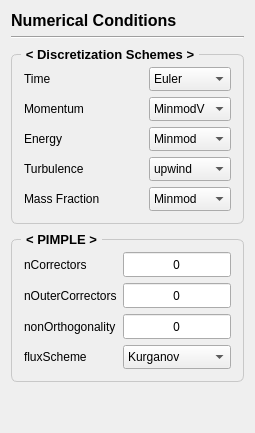
         <widget class="QWidget" name="page_numerical_conditions">
          <layout class="QVBoxLayout" name="verticalLayout_7">
           <item>
            <widget class="QLabel" name="label_8">
             <property name="font">
              <font>
               <pointsize>12</pointsize>
               <bold>true</bold>
              </font>
             </property>
             <property name="text">
              <string>Numerical Conditions</string>
             </property>
            </widget>
           </item>
           <item>
            <widget class="Line" name="line_4">
             <property name="orientation">
              <enum>Qt::Orientation::Horizontal</enum>
             </property>
            </widget>
           </item>
           <item>
            <widget class="QGroupBox" name="groupBox_8">
             <property name="font">
              <font>
               <pointsize>10</pointsize>
               <bold>true</bold>
              </font>
             </property>
             <property name="styleSheet">
              <string notr="true">QGroupBox {
    border: 1px solid;
    border-radius: 6;
    margin-top: 9;
    border-color : #c8c8c8;
	padding: 3;   
}
QGroupBox::title {
    subcontrol-origin: margin;
    subcontrol-position: top left;
    left: 10;
    padding: 2 3;
}</string>
             </property>
             <property name="title">
              <string>&lt; Discretization Schemes &gt;</string>
             </property>
             <layout class="QGridLayout" name="gridLayout_15" columnstretch="2,1">
              <item row="3" column="1">
               <widget class="QComboBox" name="combo_numerical_4">
                <property name="minimumSize">
                 <size>
                  <width>0</width>
                  <height>24</height>
                 </size>
                </property>
                <property name="font">
                 <font>
                  <pointsize>9</pointsize>
                 </font>
                </property>
                <item>
                 <property name="text">
                  <string>upwind</string>
                 </property>
                </item>
                <item>
                 <property name="text">
                  <string>Minmod</string>
                 </property>
                </item>
               </widget>
              </item>
              <item row="3" column="0">
               <widget class="QLabel" name="label_32">
                <property name="font">
                 <font>
                  <pointsize>9</pointsize>
                 </font>
                </property>
                <property name="text">
                 <string>Turbulence</string>
                </property>
               </widget>
              </item>
              <item row="0" column="0">
               <widget class="QLabel" name="label_29">
                <property name="font">
                 <font>
                  <pointsize>9</pointsize>
                 </font>
                </property>
                <property name="text">
                 <string>Time</string>
                </property>
               </widget>
              </item>
              <item row="1" column="1">
               <widget class="QComboBox" name="combo_numerical_2">
                <property name="minimumSize">
                 <size>
                  <width>0</width>
                  <height>24</height>
                 </size>
                </property>
                <property name="font">
                 <font>
                  <pointsize>9</pointsize>
                 </font>
                </property>
                <property name="acceptDrops">
                 <bool>false</bool>
                </property>
                <property name="currentIndex">
                 <number>1</number>
                </property>
                <item>
                 <property name="text">
                  <string>Minmod</string>
                 </property>
                </item>
                <item>
                 <property name="text">
                  <string>MinmodV</string>
                 </property>
                </item>
                <item>
                 <property name="text">
                  <string>vanLeer</string>
                 </property>
                </item>
               </widget>
              </item>
              <item row="4" column="1">
               <widget class="QComboBox" name="combo_numerical_5">
                <property name="minimumSize">
                 <size>
                  <width>0</width>
                  <height>24</height>
                 </size>
                </property>
                <property name="font">
                 <font>
                  <pointsize>9</pointsize>
                 </font>
                </property>
                <item>
                 <property name="text">
                  <string>Minmod</string>
                 </property>
                </item>
                <item>
                 <property name="text">
                  <string>MinmodV</string>
                 </property>
                </item>
                <item>
                 <property name="text">
                  <string>vanLeer</string>
                 </property>
                </item>
               </widget>
              </item>
              <item row="2" column="1">
               <widget class="QComboBox" name="combo_numerical_3">
                <property name="minimumSize">
                 <size>
                  <width>0</width>
                  <height>24</height>
                 </size>
                </property>
                <property name="font">
                 <font>
                  <pointsize>9</pointsize>
                 </font>
                </property>
                <item>
                 <property name="text">
                  <string>Minmod</string>
                 </property>
                </item>
                <item>
                 <property name="text">
                  <string>MinmodV</string>
                 </property>
                </item>
                <item>
                 <property name="text">
                  <string>vanLeer</string>
                 </property>
                </item>
               </widget>
              </item>
              <item row="4" column="0">
               <widget class="QLabel" name="label_10">
                <property name="font">
                 <font>
                  <pointsize>9</pointsize>
                 </font>
                </property>
                <property name="text">
                 <string>Mass Fraction</string>
                </property>
               </widget>
              </item>
              <item row="2" column="0">
               <widget class="QLabel" name="label_31">
                <property name="font">
                 <font>
                  <pointsize>9</pointsize>
                 </font>
                </property>
                <property name="text">
                 <string>Energy</string>
                </property>
               </widget>
              </item>
              <item row="1" column="0">
               <widget class="QLabel" name="label_30">
                <property name="font">
                 <font>
                  <pointsize>9</pointsize>
                 </font>
                </property>
                <property name="text">
                 <string>Momentum</string>
                </property>
               </widget>
              </item>
              <item row="0" column="1">
               <widget class="QComboBox" name="combo_numerical_1">
                <property name="minimumSize">
                 <size>
                  <width>0</width>
                  <height>24</height>
                 </size>
                </property>
                <property name="font">
                 <font>
                  <pointsize>9</pointsize>
                 </font>
                </property>
                <item>
                 <property name="text">
                  <string>Euler</string>
                 </property>
                </item>
                <item>
                 <property name="text">
                  <string>Steady</string>
                 </property>
                </item>
               </widget>
              </item>
             </layout>
            </widget>
           </item>
           <item>
            <widget class="QGroupBox" name="groupBox_9">
             <property name="font">
              <font>
               <pointsize>10</pointsize>
               <bold>true</bold>
              </font>
             </property>
             <property name="styleSheet">
              <string notr="true">QGroupBox {
    border: 1px solid;
    border-radius: 6;
    margin-top: 9;
    border-color : #c8c8c8;
	padding: 3;   
}
QGroupBox::title {
    subcontrol-origin: margin;
    subcontrol-position: top left;
    left: 10;
    padding: 2 3;
}</string>
             </property>
             <property name="title">
              <string>&lt; PIMPLE &gt;</string>
             </property>
             <layout class="QGridLayout" name="gridLayout_5" columnstretch="2,1">
              <item row="3" column="1">
               <widget class="QComboBox" name="combo_numerical_6">
                <property name="minimumSize">
                 <size>
                  <width>0</width>
                  <height>24</height>
                 </size>
                </property>
                <property name="font">
                 <font>
                  <pointsize>9</pointsize>
                 </font>
                </property>
                <item>
                 <property name="text">
                  <string>Kurganov</string>
                 </property>
                </item>
                <item>
                 <property name="text">
                  <string>Tamdor</string>
                 </property>
                </item>
               </widget>
              </item>
              <item row="3" column="0">
               <widget class="QLabel" name="label_37">
                <property name="font">
                 <font>
                  <pointsize>9</pointsize>
                  <bold>false</bold>
                 </font>
                </property>
                <property name="text">
                 <string>fluxScheme</string>
                </property>
               </widget>
              </item>
              <item row="2" column="0">
               <widget class="QLabel" name="label_36">
                <property name="font">
                 <font>
                  <pointsize>9</pointsize>
                  <bold>false</bold>
                 </font>
                </property>
                <property name="text">
                 <string>nonOrthogonality</string>
                </property>
               </widget>
              </item>
              <item row="1" column="0">
               <widget class="QLabel" name="label_35">
                <property name="font">
                 <font>
                  <pointsize>9</pointsize>
                  <bold>false</bold>
                 </font>
                </property>
                <property name="text">
                 <string>nOuterCorrectors</string>
                </property>
               </widget>
              </item>
              <item row="0" column="0">
               <widget class="QLabel" name="label_34">
                <property name="font">
                 <font>
                  <pointsize>9</pointsize>
                  <bold>false</bold>
                 </font>
                </property>
                <property name="text">
                 <string>nCorrectors</string>
                </property>
               </widget>
              </item>
              <item row="0" column="1">
               <widget class="QLineEdit" name="edit_numerical_1">
                <property name="sizePolicy">
                 <sizepolicy hsizetype="Fixed" vsizetype="Fixed">
                  <horstretch>0</horstretch>
                  <verstretch>0</verstretch>
                 </sizepolicy>
                </property>
                <property name="minimumSize">
                 <size>
                  <width>0</width>
                  <height>25</height>
                 </size>
                </property>
                <property name="font">
                 <font>
                  <family>맑은 고딕</family>
                  <pointsize>9</pointsize>
                  <bold>false</bold>
                 </font>
                </property>
                <property name="text">
                 <string>0</string>
                </property>
                <property name="alignment">
                 <set>Qt::AlignmentFlag::AlignCenter</set>
                </property>
               </widget>
              </item>
              <item row="1" column="1">
               <widget class="QLineEdit" name="edit_numerical_2">
                <property name="sizePolicy">
                 <sizepolicy hsizetype="Fixed" vsizetype="Fixed">
                  <horstretch>0</horstretch>
                  <verstretch>0</verstretch>
                 </sizepolicy>
                </property>
                <property name="minimumSize">
                 <size>
                  <width>0</width>
                  <height>25</height>
                 </size>
                </property>
                <property name="font">
                 <font>
                  <family>맑은 고딕</family>
                  <pointsize>9</pointsize>
                  <bold>false</bold>
                 </font>
                </property>
                <property name="text">
                 <string>0</string>
                </property>
                <property name="alignment">
                 <set>Qt::AlignmentFlag::AlignCenter</set>
                </property>
               </widget>
              </item>
              <item row="2" column="1">
               <widget class="QLineEdit" name="edit_numerical_3">
                <property name="sizePolicy">
                 <sizepolicy hsizetype="Fixed" vsizetype="Fixed">
                  <horstretch>0</horstretch>
                  <verstretch>0</verstretch>
                 </sizepolicy>
                </property>
                <property name="minimumSize">
                 <size>
                  <width>0</width>
                  <height>25</height>
                 </size>
                </property>
                <property name="font">
                 <font>
                  <family>맑은 고딕</family>
                  <pointsize>9</pointsize>
                  <bold>false</bold>
                 </font>
                </property>
                <property name="text">
                 <string>0</string>
                </property>
                <property name="alignment">
                 <set>Qt::AlignmentFlag::AlignCenter</set>
                </property>
               </widget>
              </item>
             </layout>
            </widget>
           </item>
           <item>
            <spacer name="verticalSpacer_4">
             <property name="orientation">
              <enum>Qt::Orientation::Vertical</enum>
             </property>
             <property name="sizeHint" stdset="0">
              <size>
               <width>20</width>
               <height>40</height>
              </size>
             </property>
            </spacer>
           </item>
          </layout>
         </widget>
